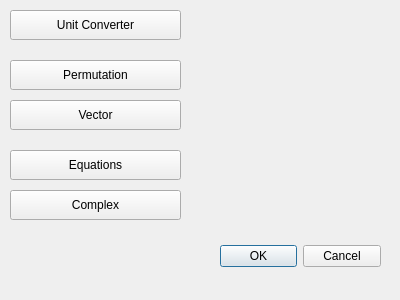
<?xml version="1.0" encoding="UTF-8"?>
<ui version="4.0">
 <class>Special</class>
 <widget class="QDialog" name="Special">
  <property name="geometry">
   <rect>
    <x>0</x>
    <y>0</y>
    <width>400</width>
    <height>300</height>
   </rect>
  </property>
  <property name="windowTitle">
   <string>Dialog</string>
  </property>
  <widget class="QDialogButtonBox" name="buttonBox">
   <property name="geometry">
    <rect>
     <x>220</x>
     <y>240</y>
     <width>161</width>
     <height>32</height>
    </rect>
   </property>
   <property name="orientation">
    <enum>Qt::Horizontal</enum>
   </property>
   <property name="standardButtons">
    <set>QDialogButtonBox::Cancel|QDialogButtonBox::Ok</set>
   </property>
  </widget>
  <widget class="QPushButton" name="pushButton">
   <property name="geometry">
    <rect>
     <x>10</x>
     <y>10</y>
     <width>171</width>
     <height>30</height>
    </rect>
   </property>
   <property name="text">
    <string>Unit Converter</string>
   </property>
  </widget>
  <widget class="QPushButton" name="pushButton_2">
   <property name="geometry">
    <rect>
     <x>10</x>
     <y>190</y>
     <width>171</width>
     <height>30</height>
    </rect>
   </property>
   <property name="text">
    <string>Complex</string>
   </property>
  </widget>
  <widget class="QPushButton" name="pushButton_3">
   <property name="geometry">
    <rect>
     <x>10</x>
     <y>150</y>
     <width>171</width>
     <height>30</height>
    </rect>
   </property>
   <property name="text">
    <string>Equations</string>
   </property>
  </widget>
  <widget class="QPushButton" name="pushButton_4">
   <property name="geometry">
    <rect>
     <x>10</x>
     <y>100</y>
     <width>171</width>
     <height>30</height>
    </rect>
   </property>
   <property name="text">
    <string>Vector</string>
   </property>
  </widget>
  <widget class="QPushButton" name="pushButton_5">
   <property name="geometry">
    <rect>
     <x>10</x>
     <y>60</y>
     <width>171</width>
     <height>30</height>
    </rect>
   </property>
   <property name="text">
    <string>Permutation</string>
   </property>
  </widget>
 </widget>
 <resources/>
 <connections>
  <connection>
   <sender>buttonBox</sender>
   <signal>accepted()</signal>
   <receiver>Special</receiver>
   <slot>accept()</slot>
   <hints>
    <hint type="sourcelabel">
     <x>248</x>
     <y>254</y>
    </hint>
    <hint type="destinationlabel">
     <x>157</x>
     <y>274</y>
    </hint>
   </hints>
  </connection>
  <connection>
   <sender>buttonBox</sender>
   <signal>rejected()</signal>
   <receiver>Special</receiver>
   <slot>reject()</slot>
   <hints>
    <hint type="sourcelabel">
     <x>316</x>
     <y>260</y>
    </hint>
    <hint type="destinationlabel">
     <x>286</x>
     <y>274</y>
    </hint>
   </hints>
  </connection>
 </connections>
</ui>
